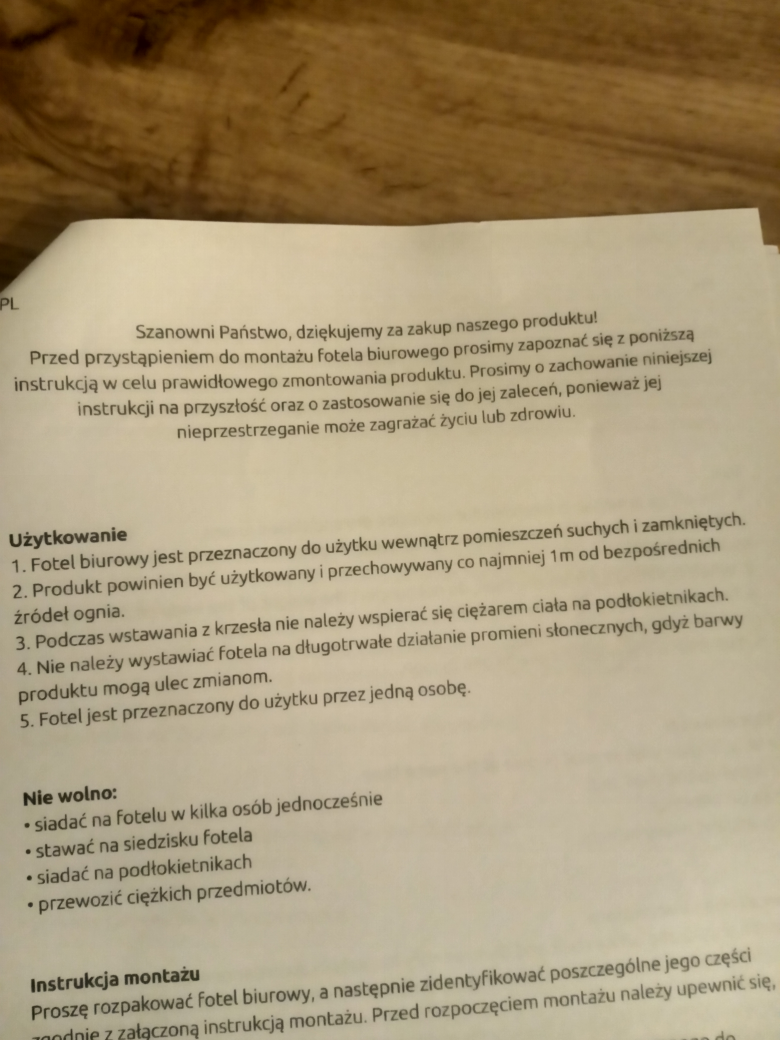
#> input picture lab3/TODO3/dokument.jpg, 3120 x 4160 px (shown at 1/4 size)
$ python main.py
#> lines starting #> are read from the running program, lines starting #| are printed output that depends on the picture; after the words box and inside, x2 and y2 are one past the last pixel; in counts of white or black regions, pixels touching at a corner belong together
import cv2
import numpy as np
from matplotlib import pyplot as plt

image = cv2.imread('dokument.jpg')
#> image is the input picture: shape (4160, 3120, 3); mean B, G, R 120.4, 151.9, 168
image = cv2.resize(image, None, fx=0.5, fy=0.5)
#> image: shape (2080, 1560, 3)
image = cv2.cvtColor(image, cv2.COLOR_BGR2GRAY)
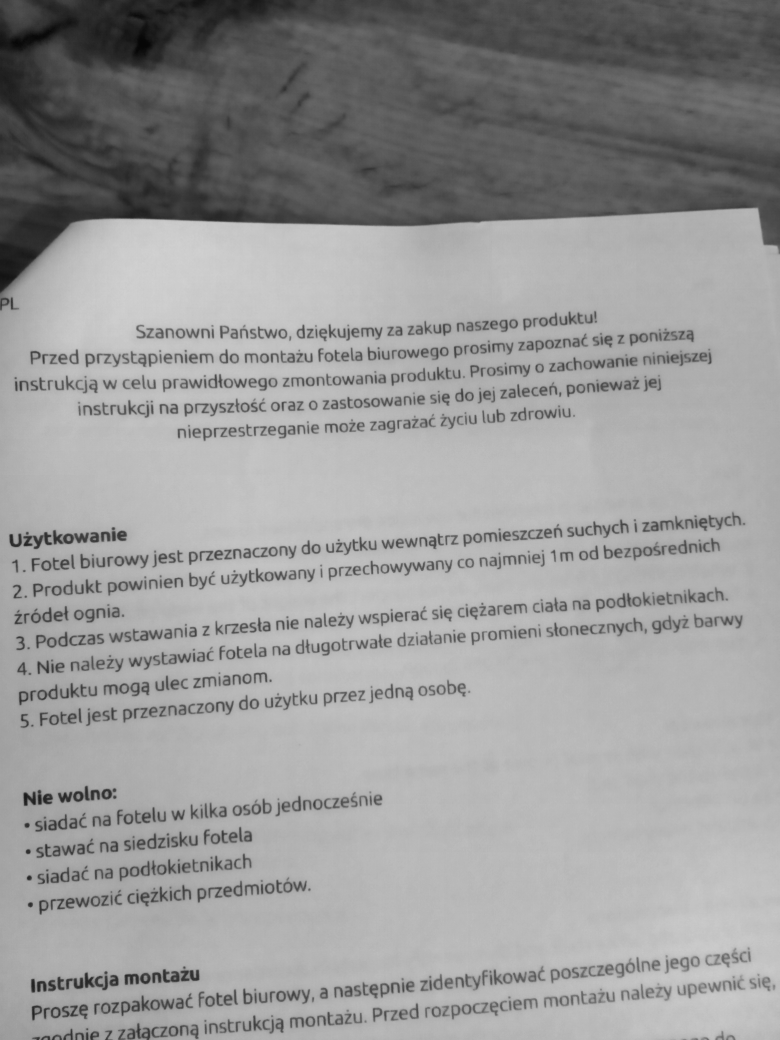
#> image: shape (2080, 1560) (shown at 1/2 size); min 6, max 211, mean 153.2
image = cv2.GaussianBlur(image,(5,5),0)
image = cv2.adaptiveThreshold(image, 255, cv2.ADAPTIVE_THRESH_MEAN_C, cv2.THRESH_BINARY, 11, 2)
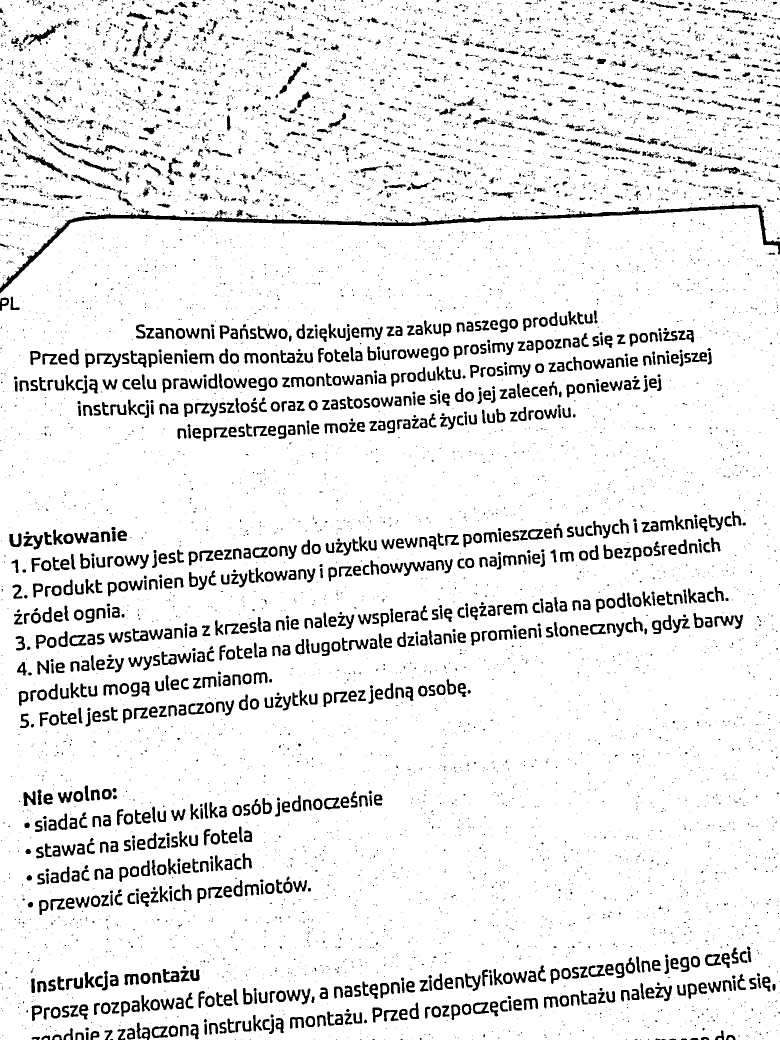
#> image: shape (2080, 1560) (shown at 1/2 size); 91.2% white; 8489 black regions (6775 under 20 px), largest, box (x1, y1, x2, y2) and area: (0, 409, 1560, 586) 12817, (46, 47, 122, 90) 736, (43, 303, 126, 348) 686

kernel = cv2.getStructuringElement(cv2.MORPH_RECT, (3, 3))
image = cv2.morphologyEx(image, cv2.MORPH_CLOSE, kernel)
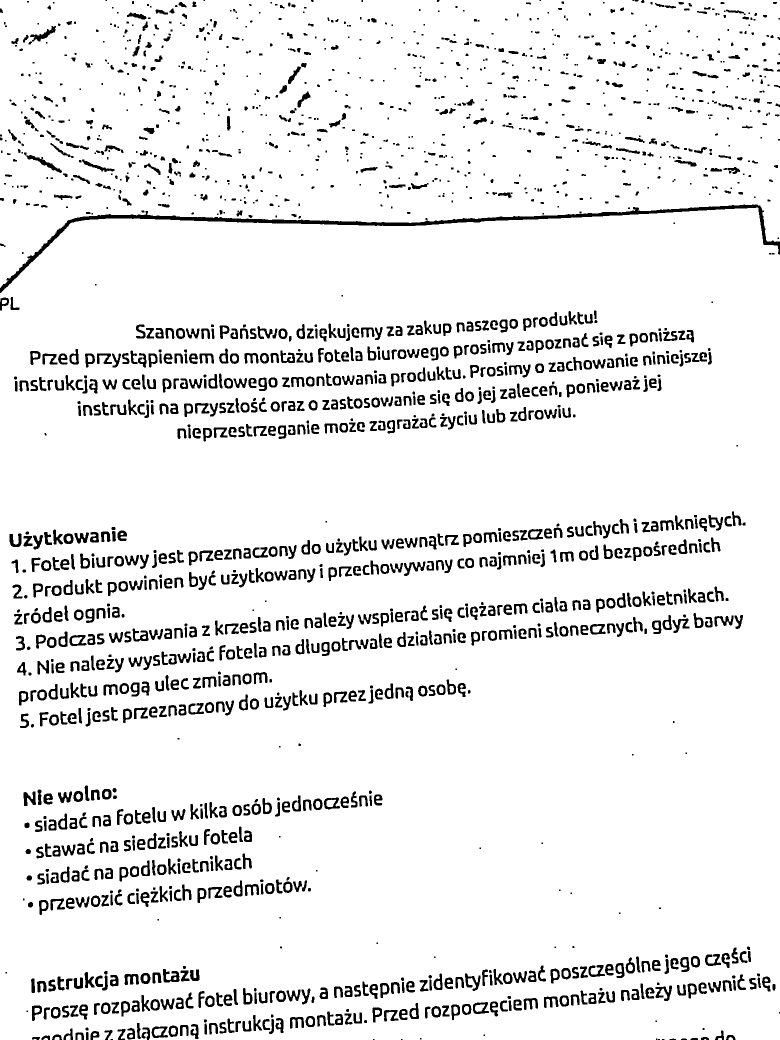
#> image: shape (2080, 1560) (shown at 1/2 size); 92.3% white; 2054 black regions (491 under 20 px), largest, box (x1, y1, x2, y2) and area: (0, 409, 1560, 586) 12257, (48, 305, 124, 346) 603, (57, 52, 112, 89) 555
image = cv2.morphologyEx(image, cv2.MORPH_OPEN, kernel)
#> image: shape (2080, 1560); 92.2% white; 1780 black regions (396 under 20 px), largest, box (x1, y1, x2, y2) and area: (0, 409, 1560, 586) 12441, (672, 1073, 736, 1111) 832, (194, 706, 259, 735) 762
#
cv2.imwrite('dokument_out_1.jpg', image)
pts1 = np.float32([[0, 585], [1555, 510], [0, 1930], [1555, 1750]])
height, width = image.shape[:2]
#> height = 2080; width = 1560
pts2 = np.float32([[0, 0], [width, 0], [0,height], [width, height]])

M = cv2.getPerspectiveTransform(pts1, pts2)

image = cv2.warpPerspective(image, M, (width, height))
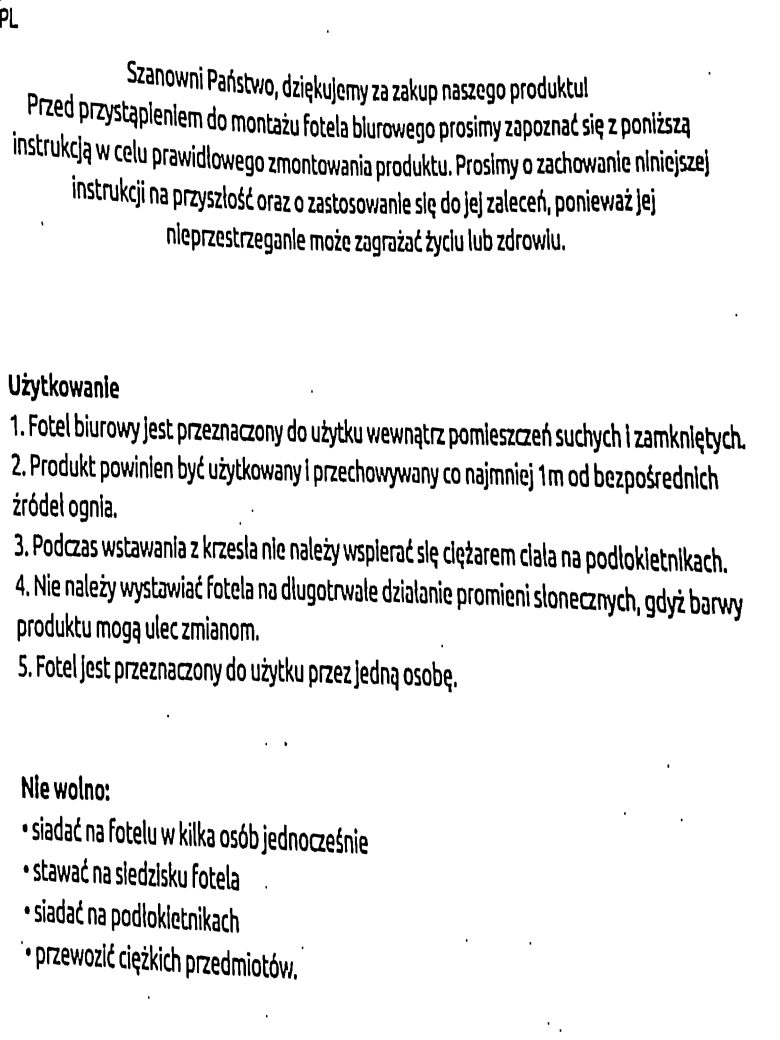
#> image: shape (2080, 1560) (shown at 1/2 size); min 0, max 255, mean 233.9

# plt.imshow(image), plt.title('Obraz')
# plt.show()
cv2.imwrite('dokument_out_2.jpg', image)
